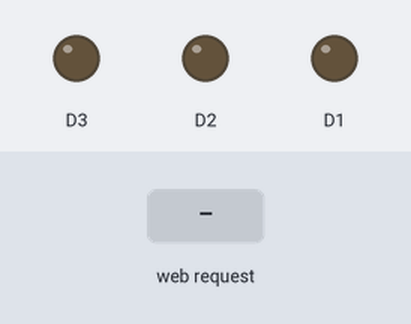
Simulated run of this sketch. Board: ESP8266 (NodeMCU). Shown: output pins drawn as LEDs (lit = HIGH). The inputs (shaded band) are chosen by the test bench. WiFi joins after 1.5 s; servers stay silent unless stated; what the sketch prints to the serial monitor is not drawn.

Above: at 2.7 s.
2.8 s: HTTP request GET /red received
At 3.7 s:
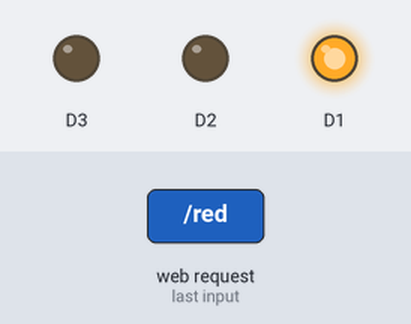
4.3 s: HTTP request GET /yellow received
At 4.8 s:
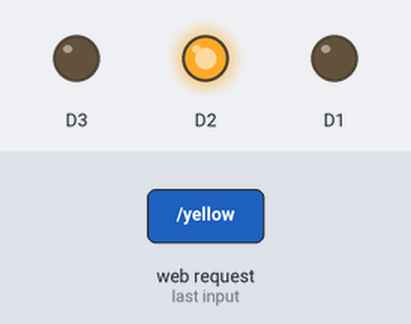
5.8 s: HTTP request GET /green received
At 7.0 s:
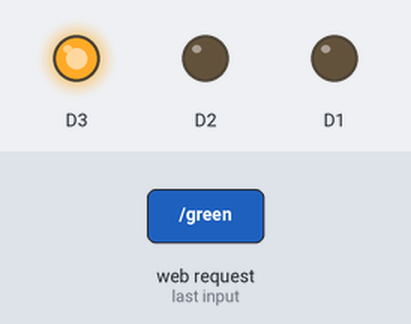
7.3 s: HTTP request GET /cycle received
At 9.1 s:
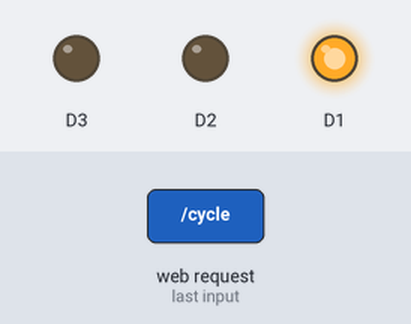
Timing chart, 0 to 10.6 s (numbered marks = the images above; inputs shaded):
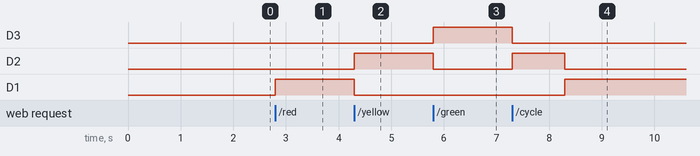

Measured:
- after the input at 2.8 s, D1: LOW → HIGH at once
- after the input at 4.3 s, D2: LOW → HIGH at once; D1: HIGH → LOW at once
- after the input at 5.8 s, D3: LOW → HIGH at once; D2: HIGH → LOW at once
- after the input at 7.3 s, D3: HIGH → LOW at once; D2: LOW → HIGH at once, → LOW 1.0 s later; D1: LOW → HIGH after 1.0 s

The sketch:

stoplight.ino
```cpp
#include <ESP8266WiFi.h>
#include <ESP8266WebServer.h>
#include <string.h>

ESP8266WebServer server(80);
bool CYCLE = false;
unsigned long PREV_TIME = 0;
const long LONG_PERIOD = 5000;
const long SHORT_PERIOD = 1000;
char LED[] = "off";

void setup()
{
  Serial.begin(9600);
  // Prepare PINS
  pinMode(D1, OUTPUT);
  pinMode(D2, OUTPUT);
  pinMode(D3, OUTPUT);

  // WIFI Info and connect
  WiFi.begin("", "");
  while (WiFi.status() != WL_CONNECTED)
  {

    delay(500);
    Serial.println("Waiting to connect…");
  }

  // IP Addresses
  Serial.print("MY IP address: ");
  Serial.println(WiFi.localIP());

  // Start the HTTP Server and define the endpoints
  server.on("/off", off);
  server.on("/red", red_call);
  server.on("/yellow", yellow_call);
  server.on("/green", green_call);
  server.on("/cycle", cycle);
  server.on("/status", status_check);
  server.begin();
  Serial.println("Server listening");
}

void loop(){
  unsigned long curr_time = millis();
  server.handleClient();
  if(CYCLE){
    //Check if light is off or yellow
    if(strcmp(LED,"off") == 0 || strcmp(LED,"yellow") == 0){
      if (curr_time - PREV_TIME >= SHORT_PERIOD) {
        red();
        // save the "current" time
        PREV_TIME = curr_time;
      }
    }
    // Check if light is Red
    else if(strcmp(LED,"red") == 0){
      if (curr_time - PREV_TIME >= LONG_PERIOD) {
        green();
        // save the "current" time
        PREV_TIME = curr_time;
      }
    }
    //Check if light is green
    else if(strcmp(LED,"green") == 0){

      if (curr_time - PREV_TIME >= LONG_PERIOD) {
        yellow();
        // save the "current" time
        PREV_TIME = curr_time;
      }
    }
  }
}
// Turns off the cycle and all leds
void off()
{
  CYCLE = false;
  digitalWrite(D2, false);
  digitalWrite(D3, false);
  digitalWrite(D1, false);
  Serial.println("ALL OFF");
  strcpy(LED, "off");
  return_html();
}
// Turns on the red LED
void red()
{
  digitalWrite(D2, false);
  digitalWrite(D3, false);
  digitalWrite(D1, true);
  Serial.println("RED ON");
  strcpy(LED, "red");
}
// Turns on the yellow LED
void yellow()
{
  digitalWrite(D1, false);
  digitalWrite(D3, false);
  digitalWrite(D2, true);
  Serial.println("YELLOW ON");
  strcpy(LED, "yellow");
}
// Turns on the green LED
void green(){
  digitalWrite(D1, false);
  digitalWrite(D2, false);
  digitalWrite(D3, true);
  Serial.println("GREEN ON");
  strcpy(LED, "green");
}

// Status check for front end
void status_check(){
  server.send(200, "text/plain", LED);
}

// Start cycle
void cycle(){
  CYCLE = true;
  return_html();
}

// Turns off cycle and turns on the green light
void green_call(){
  CYCLE = false;
  green();
  return_html();
}
// Turns off cycle and turns on the red light
void red_call(){
  CYCLE = false;
  red();
  return_html();
}
// Turns off cycle and turns on the yellow light
void yellow_call(){
  CYCLE = false;
  yellow();
  return_html();
}
// returns the HTML page
void return_html(){
  server.send(200, "text/html", "<!DOCTYPE html><html><head><script src='https://ajax.googleapis.com/ajax/libs/jquery/3.4.1/jquery.min.js'></script></head><header><title>Stoplight</title></header><style>.dot {height: 25px;width: 25px;border-radius: 50%;display: inline-block;}.red {background-color: rgb(169, 9, 9);}.yellow {background-color: rgb(244, 236, 15);}.green {background-color: rgb(10, 121, 20);}.off {background-color: rgb(255, 255, 255);}</style><body><h3>Welcome to the Stoplight!</h3><br /><!-- Buttons to change state manually --><a href='/off'><button>Off</button></a><br /><a href='/red'><button>Red</button></a><br /><a href='/yellow'><button>Yellow</button></a><br /><a href='/green'><button>Green</button></a><br /><!-- Button to start cycle of lights --><a href='/cycle'><button>Run Light</button></a><br /><br /><!-- Current state of light --><script>setInterval(function() {$.ajax({type: 'get',url: '/status',datatype: 'json',success: function(data) {console.log(data);$('#dot').removeClass('green red yellow').addClass(data);}});}, 1000); //time in milliseconds</script><span id='dot' class='dot'></span></body></html>");
}
```
